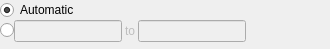
<ui version="4.0" >
 <class>RangeWidget</class>
 <widget class="QWidget" name="RangeWidget" >
  <property name="geometry" >
   <rect>
    <x>0</x>
    <y>0</y>
    <width>330</width>
    <height>49</height>
   </rect>
  </property>
  <property name="sizePolicy" >
   <sizepolicy vsizetype="Fixed" hsizetype="Preferred" >
    <horstretch>0</horstretch>
    <verstretch>0</verstretch>
   </sizepolicy>
  </property>
  <property name="windowTitle" >
   <string>Plot Range Widget</string>
  </property>
  <layout class="QVBoxLayout" >
   <property name="spacing" >
    <number>0</number>
   </property>
   <property name="leftMargin" >
    <number>0</number>
   </property>
   <property name="topMargin" >
    <number>0</number>
   </property>
   <property name="rightMargin" >
    <number>0</number>
   </property>
   <property name="bottomMargin" >
    <number>0</number>
   </property>
   <item>
    <widget class="QRadioButton" name="automatic" >
     <property name="text" >
      <string>Automatic</string>
     </property>
     <property name="checked" >
      <bool>true</bool>
     </property>
    </widget>
   </item>
   <item>
    <layout class="QHBoxLayout" >
     <property name="spacing" >
      <number>0</number>
     </property>
     <item>
      <widget class="QRadioButton" name="custom" >
       <property name="text" >
        <string/>
       </property>
      </widget>
     </item>
     <item>
      <widget class="QStackedWidget" name="stackedWidget" >
       <property name="enabled" >
        <bool>false</bool>
       </property>
       <property name="currentIndex" >
        <number>0</number>
       </property>
       <widget class="QWidget" name="doublePage" >
        <layout class="QHBoxLayout" >
         <property name="spacing" >
          <number>3</number>
         </property>
         <property name="leftMargin" >
          <number>0</number>
         </property>
         <property name="topMargin" >
          <number>0</number>
         </property>
         <property name="rightMargin" >
          <number>0</number>
         </property>
         <property name="bottomMargin" >
          <number>0</number>
         </property>
         <item>
          <widget class="QLineEdit" name="doubleFrom" />
         </item>
         <item>
          <widget class="QLabel" name="doubleLabel" >
           <property name="text" >
            <string>to</string>
           </property>
          </widget>
         </item>
         <item>
          <widget class="QLineEdit" name="doubleTo" />
         </item>
         <item>
          <widget class="QLabel" name="doubleUnitLabel" >
           <property name="text" >
            <string/>
           </property>
          </widget>
         </item>
         <item>
          <spacer>
           <property name="orientation" >
            <enum>Qt::Horizontal</enum>
           </property>
           <property name="sizeHint" >
            <size>
             <width>40</width>
             <height>20</height>
            </size>
           </property>
          </spacer>
         </item>
        </layout>
       </widget>
       <widget class="QWidget" name="timePage" >
        <layout class="QHBoxLayout" >
         <property name="spacing" >
          <number>3</number>
         </property>
         <property name="leftMargin" >
          <number>0</number>
         </property>
         <property name="topMargin" >
          <number>0</number>
         </property>
         <property name="rightMargin" >
          <number>0</number>
         </property>
         <property name="bottomMargin" >
          <number>0</number>
         </property>
         <item>
          <widget class="QLineEdit" name="timeFrom" >
          </widget>
         </item>
         <item>
          <widget class="QLabel" name="timeLabel" >
           <property name="text" >
            <string>to</string>
           </property>
          </widget>
         </item>
         <item>
          <widget class="QLineEdit" name="timeTo" >
          </widget>
         </item>
         <item>
          <spacer>
           <property name="orientation" >
            <enum>Qt::Horizontal</enum>
           </property>
           <property name="sizeHint" >
            <size>
             <width>40</width>
             <height>20</height>
            </size>
           </property>
          </spacer>
         </item>
        </layout>
       </widget>
      </widget>
     </item>
    </layout>
   </item>
   <item>
    <spacer>
     <property name="orientation" >
      <enum>Qt::Vertical</enum>
     </property>
     <property name="sizeType" >
      <enum>QSizePolicy::Expanding</enum>
     </property>
     <property name="sizeHint" >
      <size>
       <width>330</width>
       <height>16</height>
      </size>
     </property>
    </spacer>
   </item>
  </layout>
 </widget>
 <resources/>
 <connections>
  <connection>
   <sender>custom</sender>
   <signal>toggled(bool)</signal>
   <receiver>stackedWidget</receiver>
   <slot>setEnabled(bool)</slot>
   <hints>
    <hint type="sourcelabel" >
     <x>11</x>
     <y>31</y>
    </hint>
    <hint type="destinationlabel" >
     <x>180</x>
     <y>31</y>
    </hint>
   </hints>
  </connection>
 </connections>
</ui>
